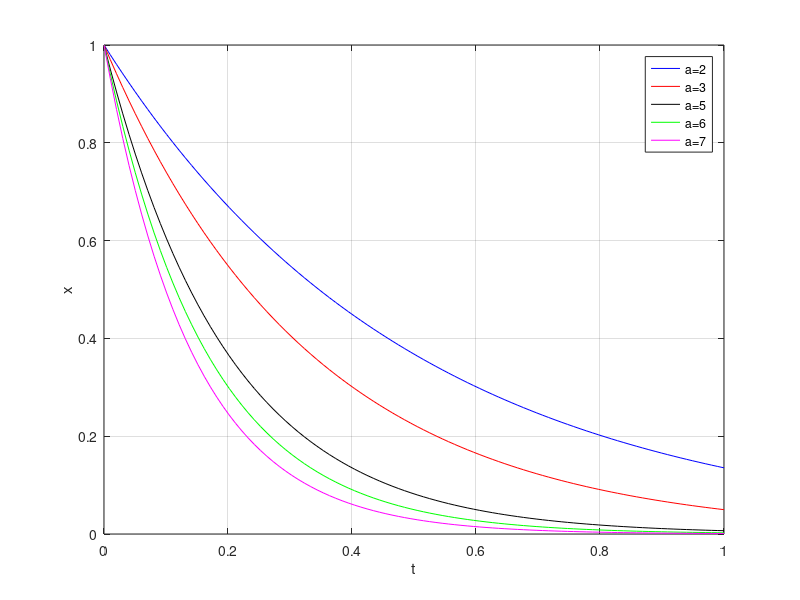

Reproduce this figure in MATLAB.
% plotting the function x(t)=exp(-a*t) for various values of a
% on a single figure with legend
clc;
clear all;
close all;

t = linspace(0,1);
a = [2 3 5 6 7];
ch = 'brkgmcy';

for k=1:length(a) 
    x = exp(-a(k)*t);
    plot(t,x,ch(k))
    hold on;
    strs{k} = ['a=',num2str(a(k))];
end;
legend(strs)
grid on;
xlabel('t')
ylabel('x')